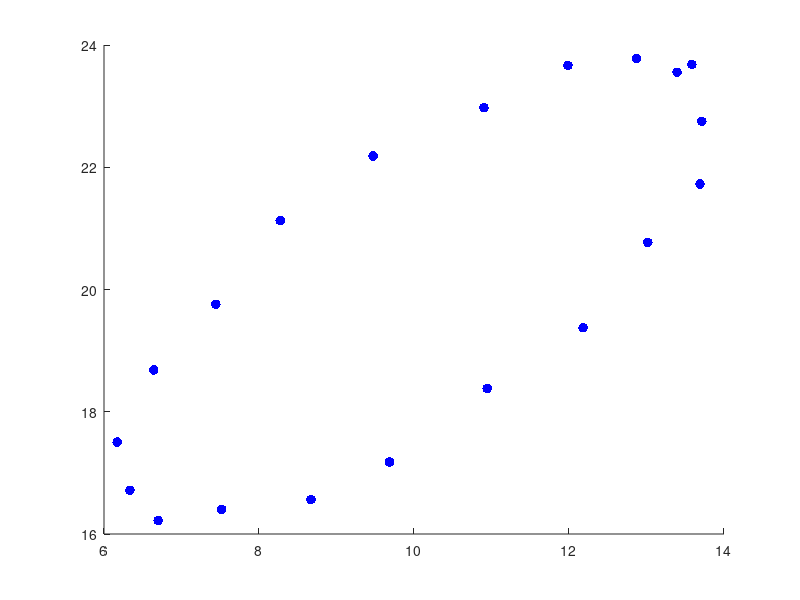

The MATLAB source for this figure: (Note: this script raises an error after producing the figure.)
% 1. Define the Data (Same numbers as Python)
x = [13.5852; 12.8709; 11.9862; 10.9021; 9.4736; 8.2752; 7.4426; 6.6417; ...
     6.1706; 6.3342; 6.6991; 7.5171; 8.6701; 9.6836; 10.9449; 12.1826; ...
     13.0164; 13.6901; 13.7124; 13.3943];
y = [23.6821; 23.7806; 23.6654; 22.9752; 22.1844; 21.1285; 19.7598; 18.6835; ...
     17.5036; 16.7163; 16.2197; 16.4027; 16.5636; 17.1789; 18.3809; 19.3749; ...
     20.7707; 21.7254; 22.7520; 23.5552];

% 2. Call the function
% Note: We pass an empty axis_handle [] if we don't want to plot immediately, 
% or use gca to plot on the current figure.
% 2. Create Figure and Plot Data Points
figure;
scatter(x, y, 50, 'b', 'filled'); % Plot blue dots for raw data
hold on;                          % Keep the dots!

% 3. Call the function
% Passing 'gca' tells the function to draw the red ellipse on the current plot
result = fit_ellipse(x, y, gca);

% 4. Formatting for better visualization
axis equal;        % CRITICAL: Ensures the ellipse doesn't look distorted
grid on;
title('Least Squares Ellipse Fit');
xlabel('X Coordinate');
ylabel('Y Coordinate');

% Note: fit_ellipse draws 3 lines (major axis, minor axis, and perimeter).
% We add a dummy plot to make the legend look correct (Blue Dot vs Red Line)
h1 = plot(nan, nan, 'bo', 'MarkerFaceColor', 'b'); 
h2 = plot(nan, nan, 'r-');
legend([h1, h2], 'Data Points', 'Fitted Ellipse');

% 5. Print Results
fprintf('\n--- MATLAB Results ---\n');
if isempty(result.status)
    fprintf('Center (X0, Y0): (%.4f, %.4f)\n', result.X0, result.Y0);
    fprintf('Axes (a, b):     (%.4f, %.4f)\n', result.a, result.b);
    fprintf('Angle (phi):     %.4f rad\n', result.phi);
else
    fprintf('Fit failed or not an ellipse.\n');
end
